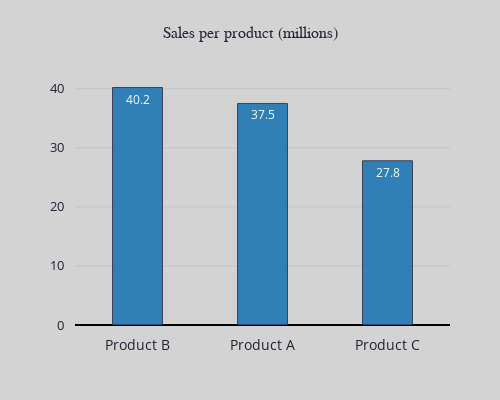

Write notebook code for a chart like this one.
### Code cell
# create data
index = ['Product A', 'Product B', 'Product C']
values = {'Products': [37.5, 40.2, 27.8]}
data = pd.DataFrame(data=values, index=index).transpose()


# create chart
color_palette = chart.color_palette()

layout = chart.layout(color_palette=color_palette, width=500, height=400,
                     title='Sales per product (millions)', 
                      title_size=16, xaxis_ticksize=14, **chart.theme('light'))


chart.bar(data, layout=layout, orientation='v', sort_by='Products',
            ascending=False, bar_width=0.4, textpos='inside', linewidth=1)

### Figure 1 — Plotly figure (JSON) as saved in the notebook; plotly's stock layout.template omitted (floating-point values rounded to 4 significant figures)
{"data": [{"marker": {"line": {"color": "#2C3347", "width": 1}, "opacity": 0.9}, "name": "Products", "orientation": "v", "text": [40.2, 37.5, 27.8], "textposition": "inside", "type": "bar", "width": 0.4, "x": ["Product B", "Product A", "Product C"], "y": [40.2, 37.5, 27.8]}], "layout": {"autosize": false, "colorway": ["#1f77b4", "#ff7f0e", "#2ca02c", "#d62728", "#9467bd", "#8c564b", "#e377c2", "#7f7f7f", "#bcbd22", "#17becf"], "height": 400, "legend": {"bordercolor": "lightgrey", "borderwidth": 0, "font": {"color": "#202534", "family": "sans-serif", "size": 12}, "orientation": "v", "traceorder": "normal", "x": 1.02, "xanchor": "left", "y": 1, "yanchor": "middle"}, "margin": {"b": 75, "l": 75, "pad": 10, "r": 50, "t": 75}, "paper_bgcolor": "lightgrey", "plot_bgcolor": "lightgrey", "title": {"font": {"color": "#202534", "family": "sans-serif", "size": 16}, "text": "Sales per product (millions)", "x": 0.5}, "width": 500, "xaxis": {"autorange": true, "color": "#202534", "dtick": 1, "gridcolor": "#B3B4B4", "gridwidth": 0.5, "showgrid": false, "showline": false, "showticklabels": true, "tickfont": {"color": "#202534", "size": 14}, "tickformat": "", "tickmode": "auto", "title": {"font": {"color": "#202534", "family": "sans-serif", "size": 18}, "text": ""}, "type": "-", "zeroline": false, "zerolinecolor": "black"}, "yaxis": {"autorange": true, "color": "#202534", "dtick": 1, "gridcolor": "#B3B4B4", "gridwidth": 0.5, "showgrid": true, "showline": false, "showticklabels": true, "tickfont": {"color": "#202534", "size": 13}, "tickformat": "", "tickmode": "auto", "ticks": "", "title": {"font": {"color": "#202534", "family": "sans-serif", "size": 18}, "text": ""}, "type": "-", "zeroline": true, "zerolinecolor": "black"}}}
